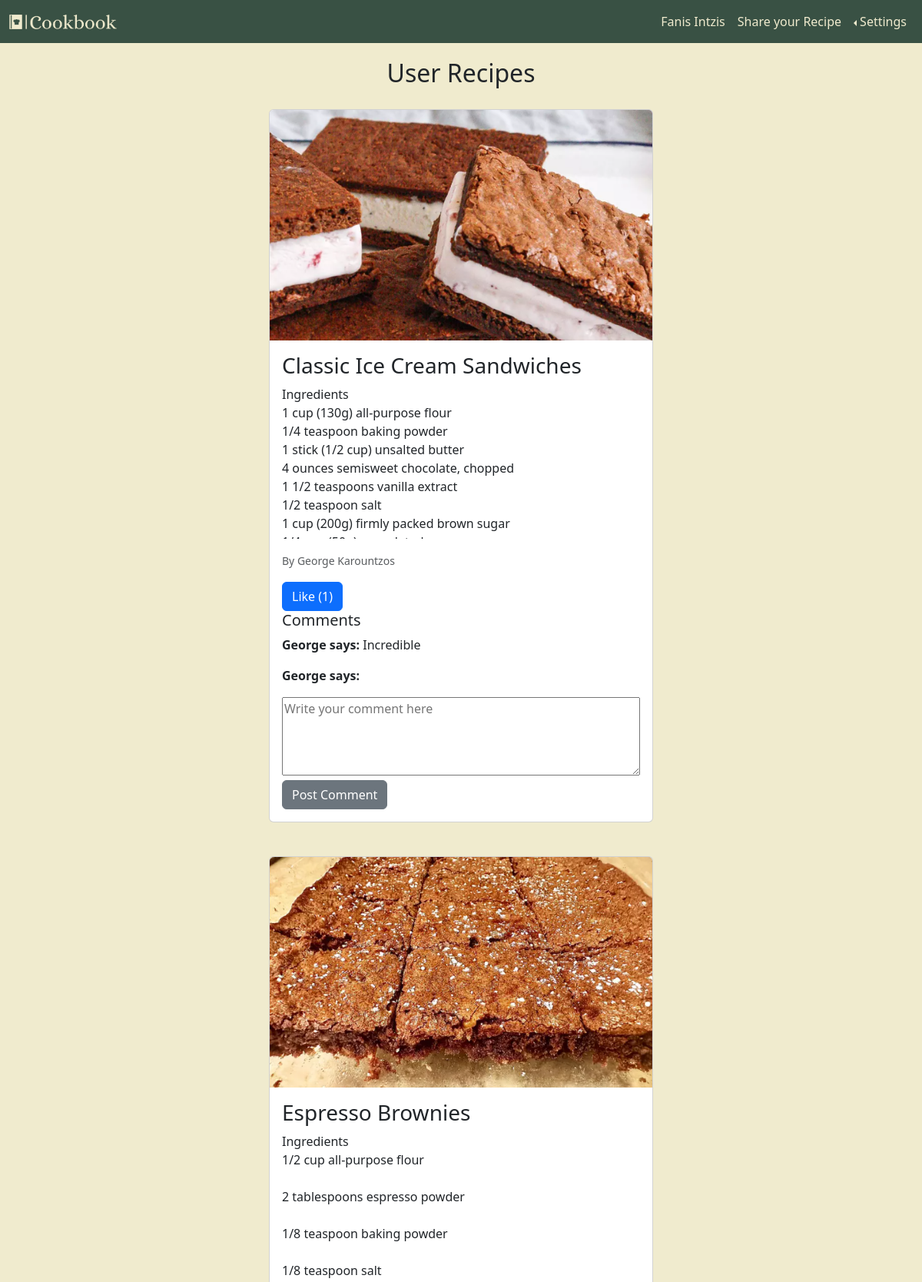
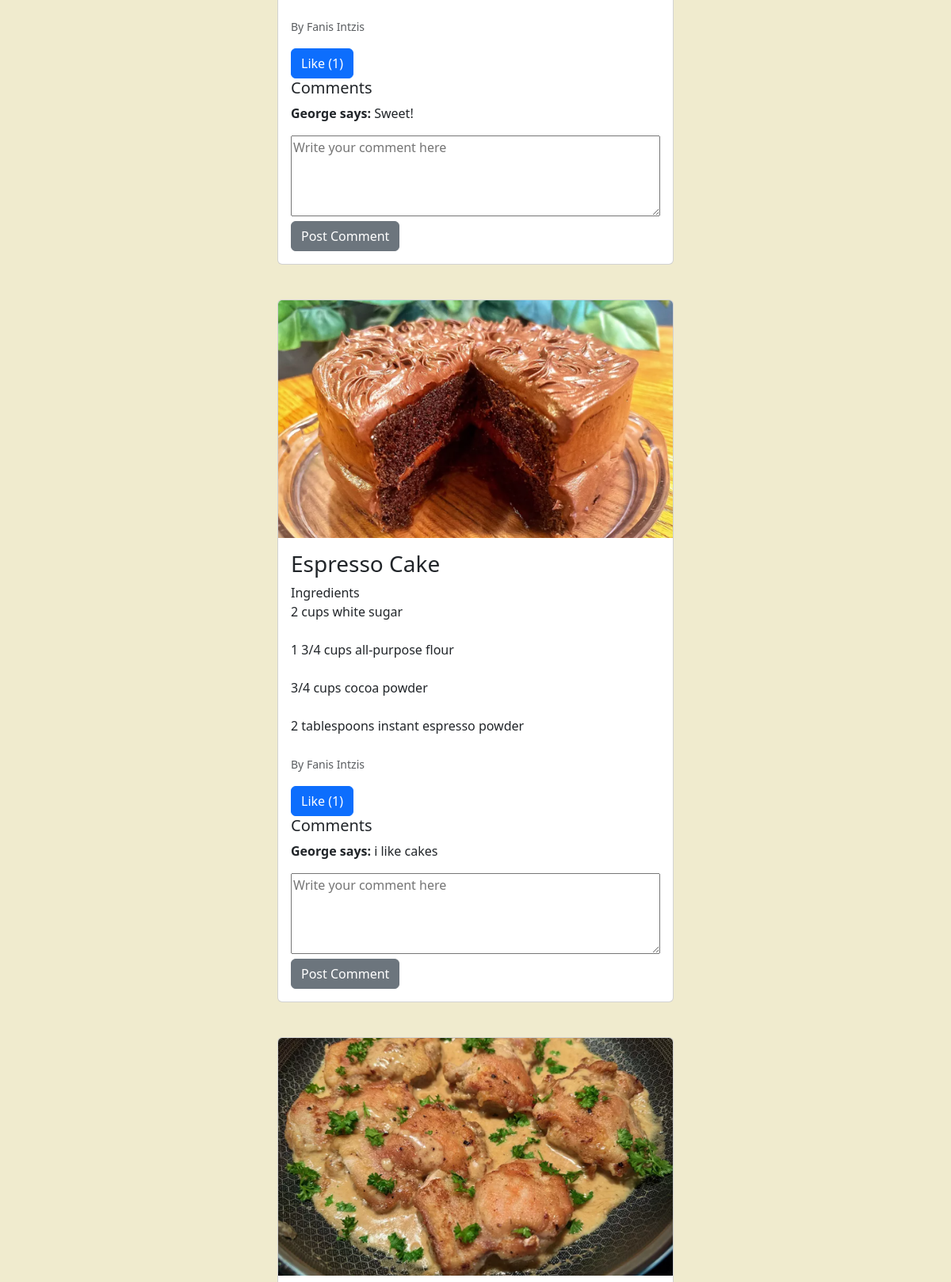
The page /homepage.php (signed in, upper part) on the database its author committed (2 pictures, top to bottom).
### tables this page shows
CREATE TABLE `recipes` (
  `id` int(11) NOT NULL,
  `rname` varchar(255) NOT NULL,
  `rdescription` varchar(9999) NOT NULL,
  `rimage` varchar(255) NOT NULL,
  `user_id` int(11) DEFAULT NULL,
  `rlikes` int(11) DEFAULT 0
);

CREATE TABLE `users` (
  `id` int(11) NOT NULL,
  `fname` varchar(50) NOT NULL,
  `lname` varchar(50) NOT NULL,
  `email` varchar(255) NOT NULL,
  `password` varchar(255) NOT NULL,
  `avatar` varchar(255) DEFAULT NULL
);

CREATE TABLE `comments` (
  `id` int(11) NOT NULL,
  `recipe_id` int(11) NOT NULL,
  `user_id` int(11) NOT NULL,
  `comment_text` text NOT NULL,
  `comment_date` timestamp NOT NULL DEFAULT current_timestamp()
);

### homepage.php (the view, shortened to what this page needs)
<!DOCTYPE html>
<html lang="en">
<head>
    <link href="https://cdn.jsdelivr.net/npm/bootstrap@5.3.3/dist/css/bootstrap.min.css" rel="stylesheet">
    <link rel="stylesheet" href="css\style.css">
</head>
<body>
    <?php
    include 'user_header.php';
    ?>
    <section id="recipe_posts">
        <div class="container">
            <?php
            include 'connect.php';
            $query = "SELECT r.*, u.fname, u.lname, u.avatar FROM recipes r INNER JOIN users u ON r.user_id = u.id ORDER BY r.id DESC";
            $result = mysqli_query($conn, $query);
            if ($result && mysqli_num_rows($result) > 0) {
                echo "<h2 class='title-for-recipes'>User Recipes</h2>";
                echo "<div class='container cards'>";
                echo "<div class='row'>";
                while ($row = mysqli_fetch_assoc($result)) {
                    $recipeId = $row['id'];
                    echo "<div class='post-feed col-12 mb-4 m-auto'>";
                    echo "<div class='card'>";
                    echo "<img class='card-img-top fixed-size' src='uploadedImages/" . htmlspecialchars($row['rimage']) . "' alt='" . htmlspecialchars($row['rname']) . "'>";
                    echo "<div class='card-body'>";
                    echo "<h3 class='card-title'>" . htmlspecialchars($row['rname']) . "</h3>";
                    echo "<p class='card-text'>" . htmlspecialchars($row['rdescription']) . "</p>";
                    echo "<p class='card-text'><small class='text-muted'>By " . htmlspecialchars($row['fname']) . " " . htmlspecialchars($row['lname']) . "</small></p>";
                    echo "<div class='like-section'>";
                    echo "<button class='btn btn-primary like-button' data-recipe-id='" . $row['id'] . "'>";
                    echo "Like (<span class='like-count'>" . $row['rlikes'] . "</span>)";
                    echo "</button>";
                    echo "</div>";
                    echo "<div class='comment-section'>";
                    $commentsQuery = "SELECT c.*, u.fname FROM comments c INNER JOIN users u ON c.user_id = u.id WHERE c.recipe_id = $recipeId ORDER BY c.comment_date DESC";
                    $commentsResult = mysqli_query($conn, $commentsQuery);
                    if ($commentsResult && mysqli_num_rows($commentsResult) > 0) {
                        echo "<h5>Comments</h5>";
                        while ($comment = mysqli_fetch_assoc($commentsResult)) {
                            echo "<p><strong>" . htmlspecialchars($comment['fname']) . " says: </strong> " . htmlspecialchars($comment['comment_text']) . "</p>";
                        }
                    } else {
                        echo "<p>No comments yet.</p>";
                    }
                    echo "<form action='post_comment.php' method='POST'>";
                    echo "<textarea name='comment_text' rows='4' cols='50' placeholder='Write your comment here'></textarea>";
                    echo "<button type='submit' class='btn btn-secondary'>Post Comment</button>";
                    echo "</form>";
                    echo "</div>";
                    echo "</div>";
                    echo "</div>";
                    echo "</div>";
                }
                echo "</div>";
                echo "</div>";
            } else {
                echo "<h3 class='text-center error-msg'> No recipes have been uploaded yet. Upload by logging in or registering!</h3>";
            }
            ?>
        </div>
    </section>
</body>
</html>

### css/style.css (style rules this page uses)
:root { --maincolor: #395144; --secondary: #f0ebce; font-size: 16px; font-family: "Montserrat", sans-serif; font-weight: 500; font-style: normal; }
body { background-color: var(--secondary); }
textarea { max-width: 100%; max-height: 200px; min-width: 100%; min-height: 100px; }
.card-text { white-space: pre-wrap; overflow: auto; max-height: 200px; }
.cards { display: flex; flex-direction: column; align-items: center; justify-content: center; }
.post-feed { display: flex; width: 100%; justify-content: center; }
.card { display: flex; width: 500px; margin-bottom: 20px; }
.title-for-recipes { display: flex; justify-content: center; align-items: center; padding: 20px; }
.fixed-size { height: 300px; object-fit: cover; display: block; margin: 0 auto; }

### rows shown on the page
recipes: rimage (picture), rname "Classic Ice Cream Sandwiches", rdescription "Ingredients 1 cup (130g) all-purpose flour 1/4 teaspoon baking powder 1 stick (1/2 cup) unsalted butter 4 ounces semisweet chocolate, chopped 1 1/2 teaspoons vanilla extract 1/2 teaspoon salt 1 cup (200g) firmly packed brown sugar…", user.fname "George", user.lname "Karountzos", rlikes "1"
comments: user.fname "George", comment_text "Incredible"
comments: user.fname "George"
recipes: rimage (picture), rname "Espresso Brownies", rdescription "Ingredients 1/2 cup all-purpose flour 2 tablespoons espresso powder 1/8 teaspoon baking powder 1/8 teaspoon salt…", user.fname "Fanis", user.lname "Intzis", rlikes "1"
comments: user.fname "George", comment_text "Sweet!"
recipes: rimage (picture), rname "Espresso Cake", rdescription "Ingredients 2 cups white sugar 1 3/4 cups all-purpose flour 3/4 cups cocoa powder 2 tablespoons instant espresso powder…", user.fname "Fanis", user.lname "Intzis", rlikes "1"
comments: user.fname "George", comment_text "i like cakes"
recipes: rimage (picture)

### other values the page prints
$_SESSION["fname"] "Fanis"
$_SESSION["lname"] "Intzis"
